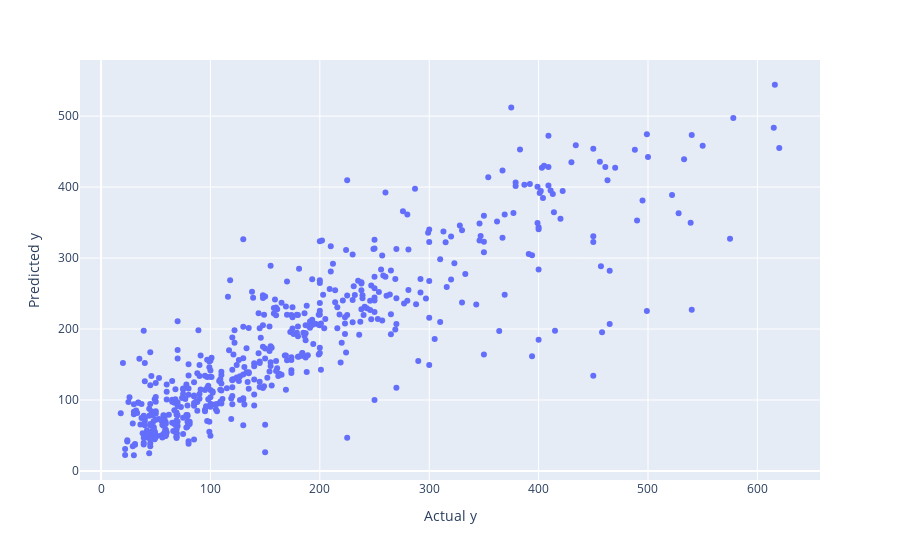

Notebook code for this chart:
### Markdown cell above
### Model 2: Gradient Boost Regressor

### Code cell
from sklearn.ensemble import HistGradientBoostingRegressor

reg = HistGradientBoostingRegressor()

reg.fit(X_train, y_train)

y_train_pred = reg.predict(X_train)
y_pred = reg.predict(X_test)

print(f"Train\nScore: {reg.score(X_train, y_train)}")
calculate_score(y_train, y_train_pred)

print(f"Test\nScore: {reg.score(X_test, y_test)}")
calculate_score(y_test, y_pred)

plot(y_test, y_pred)

### Figure 1 — Plotly figure (JSON) as saved in the notebook; plotly's stock layout.template omitted (floating-point values rounded to 4 significant figures; data arrays with more than 128 entries replaced by an {"elided": "..."} marker saying what was removed)
{"data": [{"hovertemplate": "Actual y=%{x}<br>Predicted y=%{y}<extra></extra>", "legendgroup": "", "marker": {"color": "#636efa", "symbol": "circle"}, "mode": "markers", "name": "", "orientation": "v", "showlegend": false, "type": "scatter", "x": {"elided": "555 int values"}, "xaxis": "x", "y": {"elided": "555 float values"}, "yaxis": "y"}], "layout": {"legend": {"tracegroupgap": 0}, "margin": {"t": 60}, "xaxis": {"anchor": "y", "domain": [0, 1], "title": {"text": "Actual y"}}, "yaxis": {"anchor": "x", "domain": [0, 1], "title": {"text": "Predicted y"}}}}
